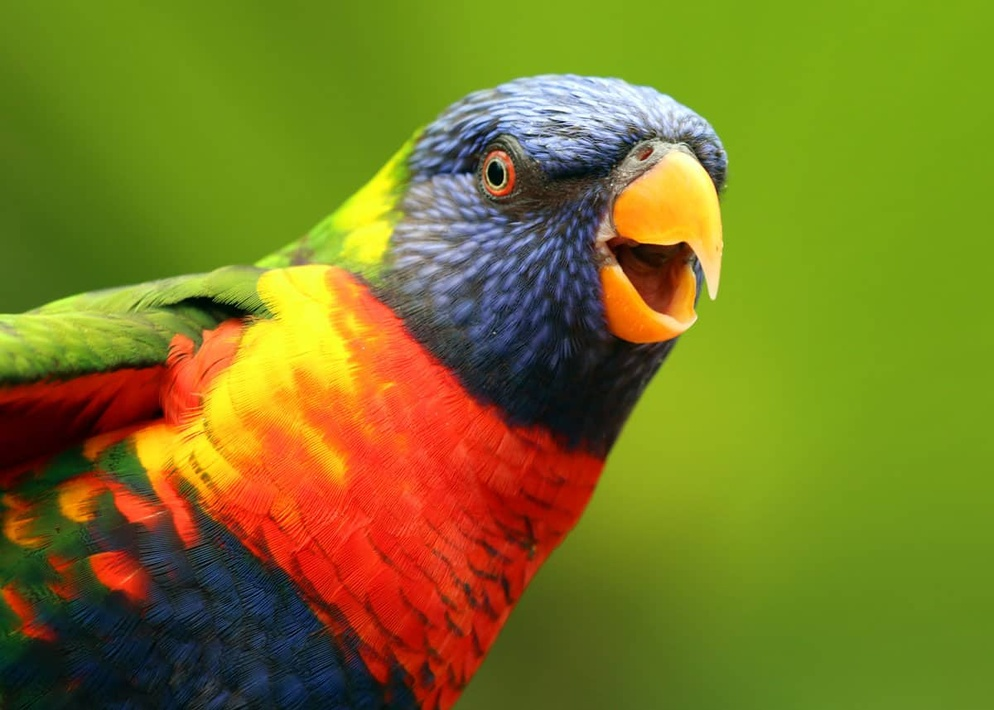
#> input picture Lab7/bird.jpg, 994 x 710 px, shrunk from 1200 x 857 before the run
$ python lab7.py
#> lines starting #> are read from the running program, lines starting #| are printed output that depends on the picture
import cv2

image = cv2.imread('bird.jpg')
#> image is the input picture: shape (710, 994, 3); mean B, G, R 34.4, 121.2, 123.4

# Task 4
r, g, b = cv2.split(image)
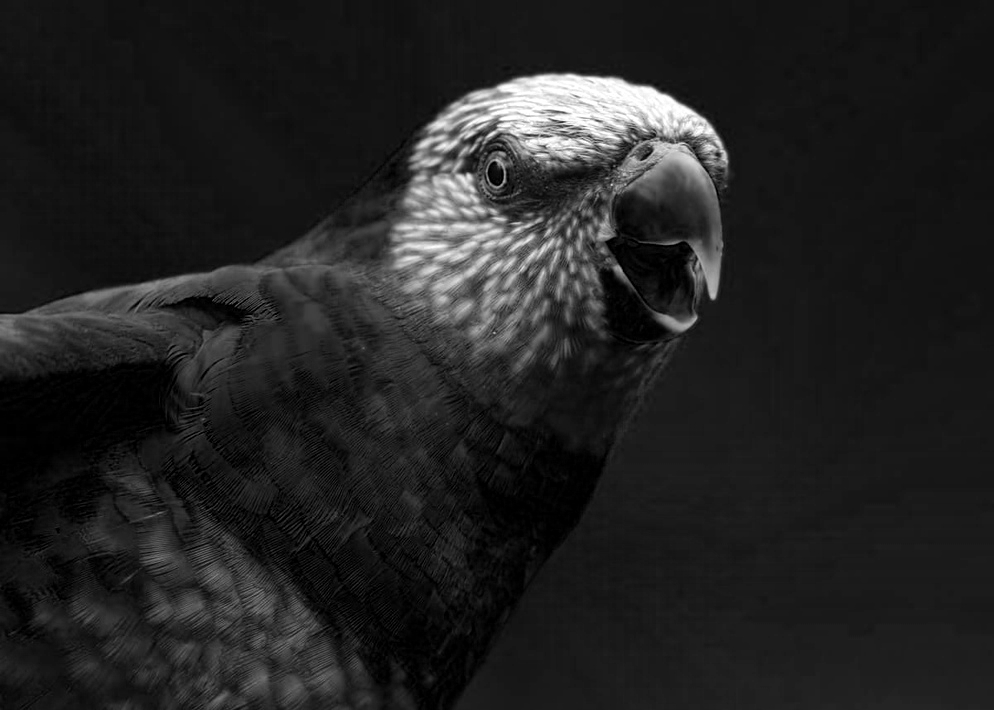
#> r: shape (710, 994); min 0, max 255, mean 34.4
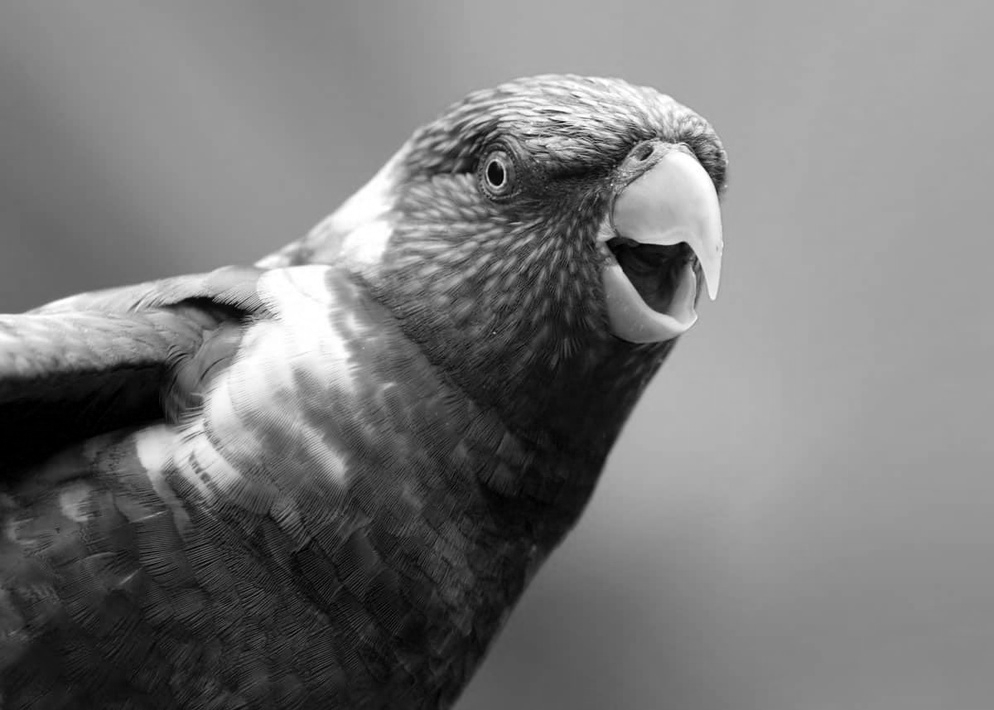
#> g: shape (710, 994); min 0, max 255, mean 121.2
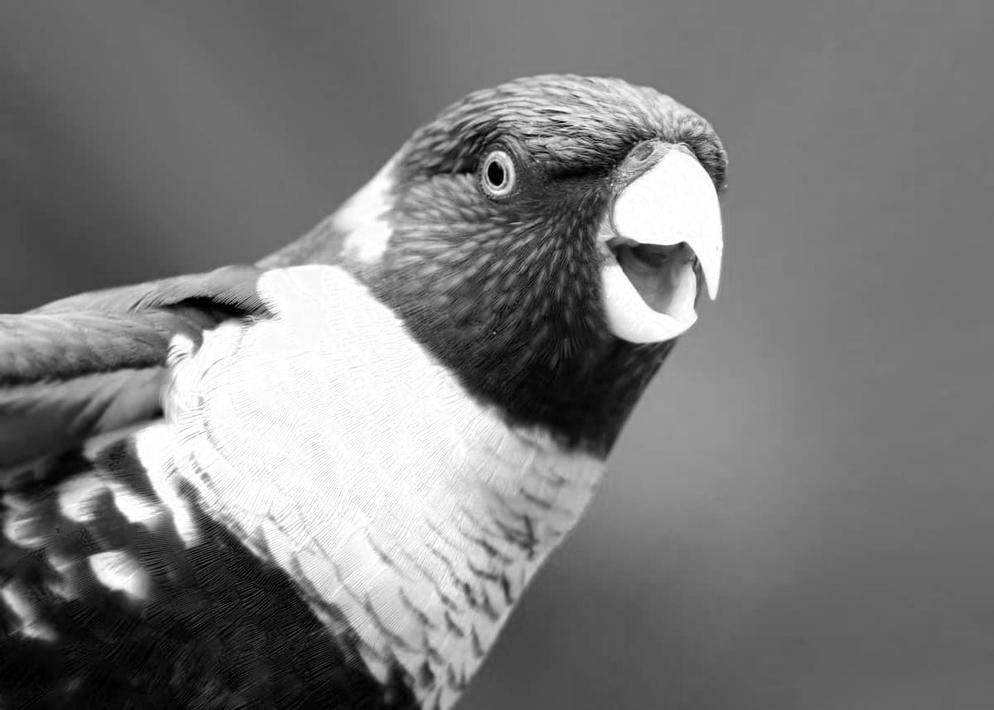
#> b: shape (710, 994); min 0, max 255, mean 123.4

cv2.imshow('Red Channel', r)
cv2.imshow('Green channel', g)
cv2.imshow('Blue Channel', b)

# Task 6
g.fill(0)
#> g: shape (710, 994); every value is 0

# Task 7
blue_red_image = cv2.merge((r, g, b))
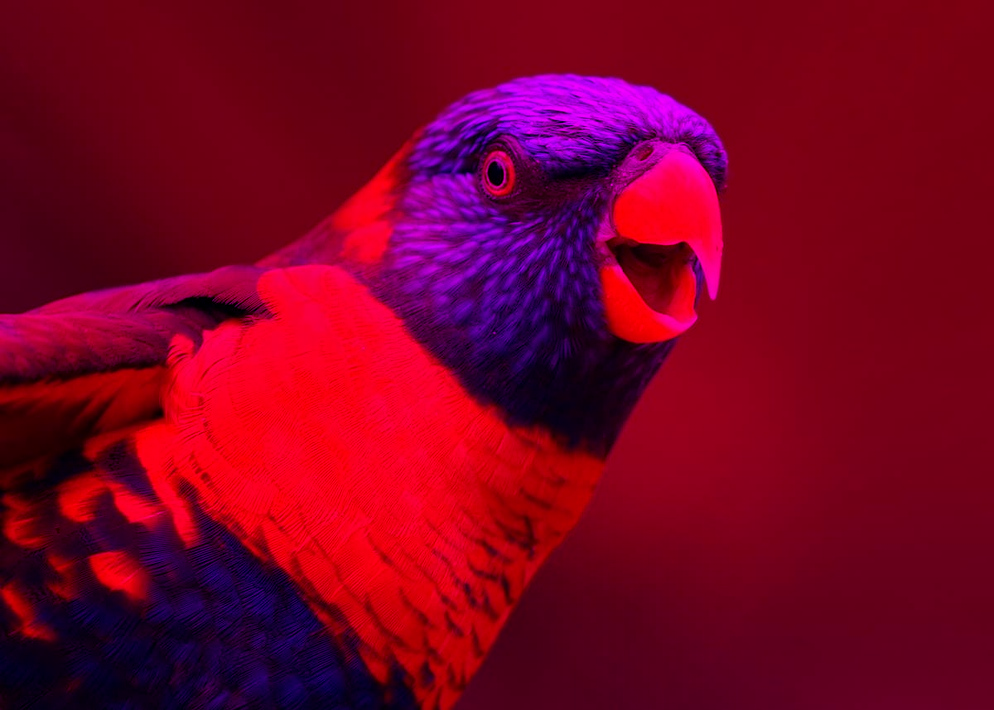
#> blue_red_image: shape (710, 994, 3); mean B, G, R 34.4, 0, 123.4
cv2.imshow('Image without green', blue_red_image)

cv2.waitKey(0)
# cv2.destroyAllWindows()
